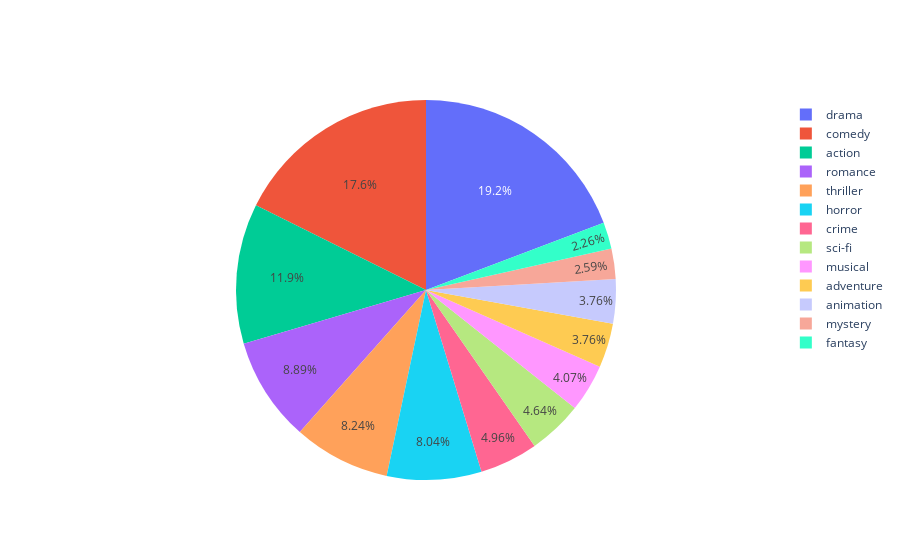

The cell this chart's notebook holds for it:
### Markdown cell above
View the distribution of labels for selected samples:
* As 2821 samples have the genre Drama, this means that 56% of the samples belong to this label.
* The least common genre is now Horror with 12%. However, 607 samples is still a sufficient number to train the classifier.

Note the counts do not add to the number of samples as genres are multi-label.

### Code cell
# Count the number of genres
sampled_genre_counts = np.zeros(len(sampled_unique_genres))

for genre_list in sampled_movies_data['genre'].apply(lambda genre_list: genre_list.split(", ")):
    for i in range(len(sampled_unique_genres)):
        if sampled_unique_genres[i] in genre_list:
            sampled_genre_counts[i] += 1

# Print counts for each genre
for gen, con in zip(sampled_unique_genres, sampled_genre_counts):
    print(str(gen) + ": " + str(int(con)))
            
# Plot the interactive pie chart
fig = go.Figure()
fig.add_trace(go.Pie(labels=sampled_unique_genres, values=sampled_genre_counts))
fig.show()

### Figure 1 — Plotly figure (JSON) as saved in the notebook; plotly's stock layout.template omitted (floating-point values rounded to 4 significant figures)
{"data": [{"labels": ["action", "adventure", "animation", "comedy", "crime", "drama", "fantasy", "horror", "musical", "mystery", "romance", "sci-fi", "thriller"], "type": "pie", "values": [732.0, 231.0, 231.0, 1084.0, 305.0, 1182.0, 139.0, 494.0, 250.0, 159.0, 546.0, 285.0, 506.0]}], "layout": {"autosize": true}}
